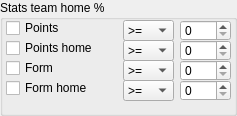
                <widget class="QGroupBox" name="groupBox">
                 <property name="minimumSize">
                  <size>
                   <width>237</width>
                   <height>116</height>
                  </size>
                 </property>
                 <property name="maximumSize">
                  <size>
                   <width>237</width>
                   <height>116</height>
                  </size>
                 </property>
                 <property name="title">
                  <string>Stats team home %</string>
                 </property>
                 <widget class="QComboBox" name="combo_points">
                  <property name="geometry">
                   <rect>
                    <x>123</x>
                    <y>20</y>
                    <width>51</width>
                    <height>21</height>
                   </rect>
                  </property>
                  <property name="minimumSize">
                   <size>
                    <width>0</width>
                    <height>3</height>
                   </size>
                  </property>
                  <property name="maximumSize">
                   <size>
                    <width>51</width>
                    <height>21</height>
                   </size>
                  </property>
                  <item>
                   <property name="text">
                    <string>&gt;=</string>
                   </property>
                  </item>
                  <item>
                   <property name="text">
                    <string>&lt;=</string>
                   </property>
                  </item>
                 </widget>
                 <widget class="QCheckBox" name="check_points">
                  <property name="geometry">
                   <rect>
                    <x>6</x>
                    <y>20</y>
                    <width>111</width>
                    <height>16</height>
                   </rect>
                  </property>
                  <property name="maximumSize">
                   <size>
                    <width>16777215</width>
                    <height>21</height>
                   </size>
                  </property>
                  <property name="text">
                   <string>Points</string>
                  </property>
                  <property name="tristate">
                   <bool>false</bool>
                  </property>
                 </widget>
                 <widget class="QSpinBox" name="spin_points">
                  <property name="geometry">
                   <rect>
                    <x>180</x>
                    <y>20</y>
                    <width>51</width>
                    <height>21</height>
                   </rect>
                  </property>
                  <property name="minimumSize">
                   <size>
                    <width>0</width>
                    <height>3</height>
                   </size>
                  </property>
                  <property name="maximumSize">
                   <size>
                    <width>51</width>
                    <height>21</height>
                   </size>
                  </property>
                 </widget>
                 <widget class="QSpinBox" name="spin_points_ha">
                  <property name="geometry">
                   <rect>
                    <x>180</x>
                    <y>40</y>
                    <width>51</width>
                    <height>21</height>
                   </rect>
                  </property>
                  <property name="minimumSize">
                   <size>
                    <width>0</width>
                    <height>3</height>
                   </size>
                  </property>
                  <property name="maximumSize">
                   <size>
                    <width>51</width>
                    <height>21</height>
                   </size>
                  </property>
                 </widget>
                 <widget class="QComboBox" name="combo_points_ha">
                  <property name="geometry">
                   <rect>
                    <x>123</x>
                    <y>40</y>
                    <width>51</width>
                    <height>21</height>
                   </rect>
                  </property>
                  <property name="minimumSize">
                   <size>
                    <width>0</width>
                    <height>3</height>
                   </size>
                  </property>
                  <property name="maximumSize">
                   <size>
                    <width>51</width>
                    <height>21</height>
                   </size>
                  </property>
                  <item>
                   <property name="text">
                    <string>&gt;=</string>
                   </property>
                  </item>
                  <item>
                   <property name="text">
                    <string>&lt;=</string>
                   </property>
                  </item>
                 </widget>
                 <widget class="QCheckBox" name="check_points_ha">
                  <property name="geometry">
                   <rect>
                    <x>6</x>
                    <y>40</y>
                    <width>111</width>
                    <height>16</height>
                   </rect>
                  </property>
                  <property name="maximumSize">
                   <size>
                    <width>16777215</width>
                    <height>21</height>
                   </size>
                  </property>
                  <property name="text">
                   <string>Points home</string>
                  </property>
                 </widget>
                 <widget class="QSpinBox" name="spin_form_ha">
                  <property name="geometry">
                   <rect>
                    <x>180</x>
                    <y>80</y>
                    <width>51</width>
                    <height>21</height>
                   </rect>
                  </property>
                  <property name="minimumSize">
                   <size>
                    <width>0</width>
                    <height>3</height>
                   </size>
                  </property>
                  <property name="maximumSize">
                   <size>
                    <width>51</width>
                    <height>21</height>
                   </size>
                  </property>
                 </widget>
                 <widget class="QComboBox" name="combo_form">
                  <property name="geometry">
                   <rect>
                    <x>123</x>
                    <y>60</y>
                    <width>51</width>
                    <height>21</height>
                   </rect>
                  </property>
                  <property name="minimumSize">
                   <size>
                    <width>0</width>
                    <height>3</height>
                   </size>
                  </property>
                  <property name="maximumSize">
                   <size>
                    <width>51</width>
                    <height>21</height>
                   </size>
                  </property>
                  <item>
                   <property name="text">
                    <string>&gt;=</string>
                   </property>
                  </item>
                  <item>
                   <property name="text">
                    <string>&lt;=</string>
                   </property>
                  </item>
                 </widget>
                 <widget class="QCheckBox" name="check_form_ha">
                  <property name="geometry">
                   <rect>
                    <x>6</x>
                    <y>80</y>
                    <width>111</width>
                    <height>16</height>
                   </rect>
                  </property>
                  <property name="maximumSize">
                   <size>
                    <width>16777215</width>
                    <height>21</height>
                   </size>
                  </property>
                  <property name="text">
                   <string>Form home</string>
                  </property>
                 </widget>
                 <widget class="QSpinBox" name="spin_form">
                  <property name="geometry">
                   <rect>
                    <x>180</x>
                    <y>60</y>
                    <width>51</width>
                    <height>21</height>
                   </rect>
                  </property>
                  <property name="minimumSize">
                   <size>
                    <width>0</width>
                    <height>3</height>
                   </size>
                  </property>
                  <property name="maximumSize">
                   <size>
                    <width>51</width>
                    <height>21</height>
                   </size>
                  </property>
                 </widget>
                 <widget class="QCheckBox" name="check_form">
                  <property name="geometry">
                   <rect>
                    <x>6</x>
                    <y>60</y>
                    <width>111</width>
                    <height>16</height>
                   </rect>
                  </property>
                  <property name="maximumSize">
                   <size>
                    <width>16777215</width>
                    <height>21</height>
                   </size>
                  </property>
                  <property name="text">
                   <string>Form</string>
                  </property>
                 </widget>
                 <widget class="QComboBox" name="combo_form_ha">
                  <property name="geometry">
                   <rect>
                    <x>123</x>
                    <y>80</y>
                    <width>51</width>
                    <height>21</height>
                   </rect>
                  </property>
                  <property name="minimumSize">
                   <size>
                    <width>0</width>
                    <height>3</height>
                   </size>
                  </property>
                  <property name="maximumSize">
                   <size>
                    <width>51</width>
                    <height>21</height>
                   </size>
                  </property>
                  <item>
                   <property name="text">
                    <string>&gt;=</string>
                   </property>
                  </item>
                  <item>
                   <property name="text">
                    <string>&lt;=</string>
                   </property>
                  </item>
                 </widget>
                </widget>
